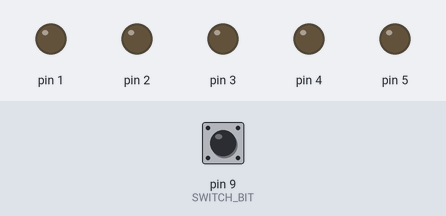
This sketch was run on a simulated Arduino Uno, built with avr-gcc and run on an emulated ATmega328P. Shown: output pins drawn as LEDs (lit = HIGH). Inputs (shaded band) come from the test bench; at power-on: pin 9 (SWITCH_BIT) HIGH.

Above: at 1.2 s.
1.3 s: pin 9 (SWITCH_BIT) pulled LOW for 0.15 s
At 2.4 s:
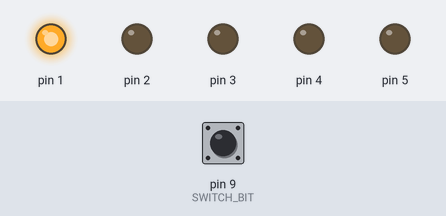
2.9 s: pin 9 (SWITCH_BIT) pulled LOW for 1 s
At 3.6 s:
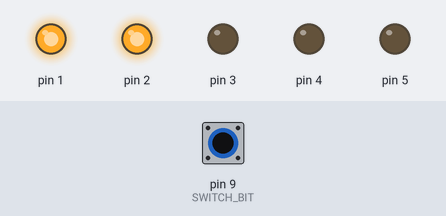
5.4 s: pin 9 (SWITCH_BIT) pulled LOW for 0.15 s
At 6.6 s:
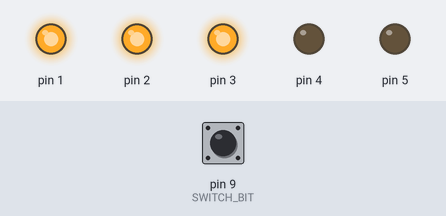
7.0 s: pin 9 (SWITCH_BIT) pulled LOW for 3.2 s
At 7.9 s:
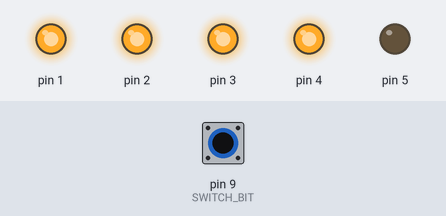
11.7 s: pin 9 (SWITCH_BIT) pulled LOW for 0.15 s
At 12.7 s:
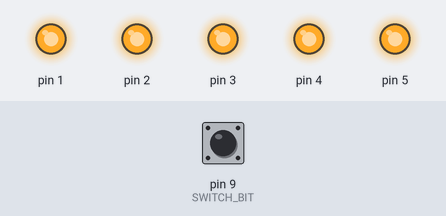
13.3 s: pin 9 (SWITCH_BIT) pulled LOW for 1 s
At 13.9 s:
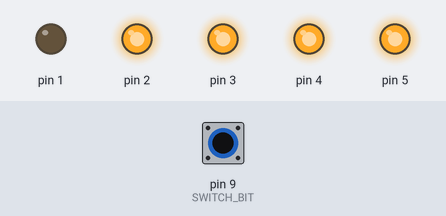
Timing chart, 0 to 16.3 s (numbered marks = the images above; inputs shaded):
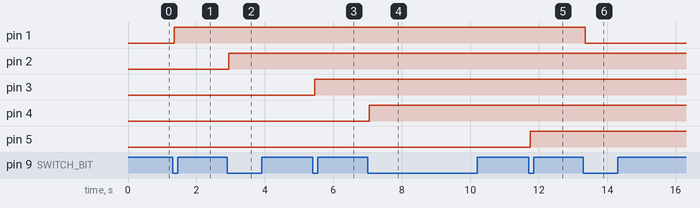

Measured:
- after the input at 1.3 s, pin 1: LOW → HIGH after 0.05 s
- after the input at 2.9 s, pin 2: LOW → HIGH after 0.05 s
- after the input at 5.4 s, pin 3: LOW → HIGH after 0.05 s
- after the input at 7.0 s, pin 4: LOW → HIGH after 0.05 s
- after the input at 11.7 s, pin 5: LOW → HIGH after 0.05 s
- after the input at 13.3 s, pin 1: HIGH → LOW after 0.05 s

The sketch:

task_2.ino
```cpp
// for delay functions
#include <util/delay.h>

#define FIRST_LED 1
#define LAST_LED 5
#define TOTAL_LEDS 5

#define LED_PORT PORTD
#define LED_DDR DDRD

#define SWITCH_DDR DDRB
#define SWITCH_PORT PORTB
#define SWITCH_PIN PINB
#define SWITCH_BIT 1

// count of presses
int step_counter = 0;

void setup() {

     // Set LED pins as outputs
     for (int i = FIRST_LED; i <= LAST_LED; i++) {
     LED_DDR |= (1 << i);
    }

    // set button as input with pull-up
    SWITCH_DDR &= ~(1 << SWITCH_BIT);
    SWITCH_PORT |= (1 << SWITCH_BIT);

    // Turn all LEDs off
    for (int i = FIRST_LED; i <= LAST_LED; i++) {
    LED_PORT &= ~(1 << i);
    }
}

void loop() {

    // Read button state
    int current_button_state = (SWITCH_PIN & (1 << SWITCH_BIT)) ? 1 : 0;

    // if button is pressed
    if (current_button_state == 0) {
       // delay to avoid false readings
      _delay_ms(50);

      if (!(SWITCH_PIN & (1 << SWITCH_BIT))) {
      // move to the next sequence
      step_counter++;

      // Turn LEDs on from 1 to 5 one by one (t=1 to t=5)
      if (step_counter >= 1 && step_counter <= TOTAL_LEDS) {

      int pin = FIRST_LED + (step_counter - 1);
      LED_PORT |= (1 << pin);

      }

      // Turn LEDs off from 1 to 5 one by one (t=6 to t=10)
      else if (step_counter > TOTAL_LEDS && step_counter <= 2 * TOTAL_LEDS) {

      int pin = FIRST_LED + (step_counter - TOTAL_LEDS - 1);
      LED_PORT &= ~(1 << pin);

     }

      // Restart sequence
      if (step_counter >= 2 * TOTAL_LEDS) {
      step_counter = 0;
      }

     // Wait until button is released
     while (!(SWITCH_PIN & (1 << SWITCH_BIT))) {
      _delay_ms(10);
     }

     _delay_ms(50);
    }

  }
}
```
